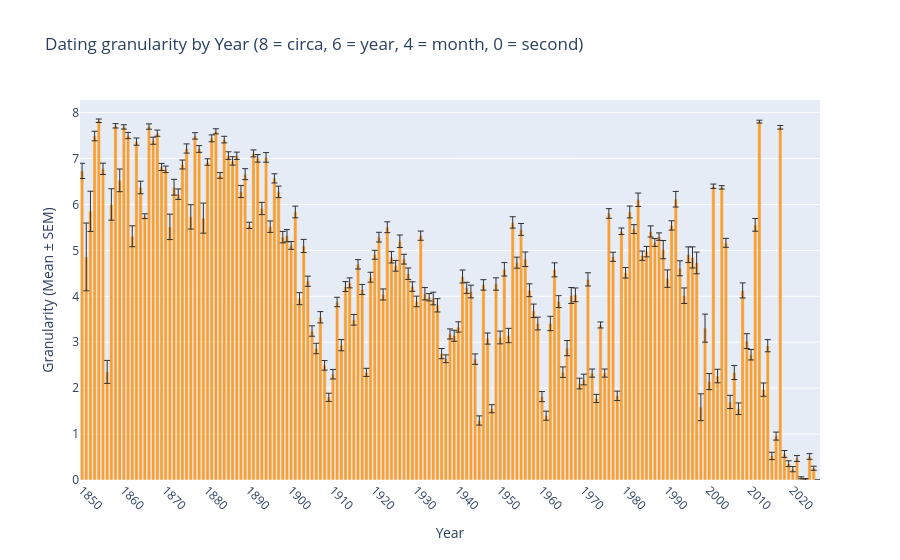

Source (notebook cell):
### Code cell
pdp.plot_granularity(new_granularity_photos())

### Figure 1 — Plotly figure (JSON) as saved in the notebook; plotly's stock layout.template omitted (floating-point values rounded to 4 significant figures; data arrays with more than 128 entries replaced by an {"elided": "..."} marker saying what was removed)
{"data": [{"error_y": {"array": {"elided": "177 float values"}, "color": "black", "thickness": 1, "type": "data", "visible": true, "width": 3}, "marker": {"color": "darkorange"}, "name": "Granularity Mean", "opacity": 0.8, "type": "bar", "x": {"elided": "177 int values"}, "y": {"elided": "177 float values"}}], "layout": {"title": {"text": "Dating granularity by Year (8 = circa, 6 = year, 4 = month, 0 = second)"}, "xaxis": {"dtick": 10, "tick0": 1850, "tickangle": 45, "tickmode": "linear", "title": {"text": "Year"}}, "yaxis": {"title": {"text": "Granularity (Mean ± SEM)"}}}}
